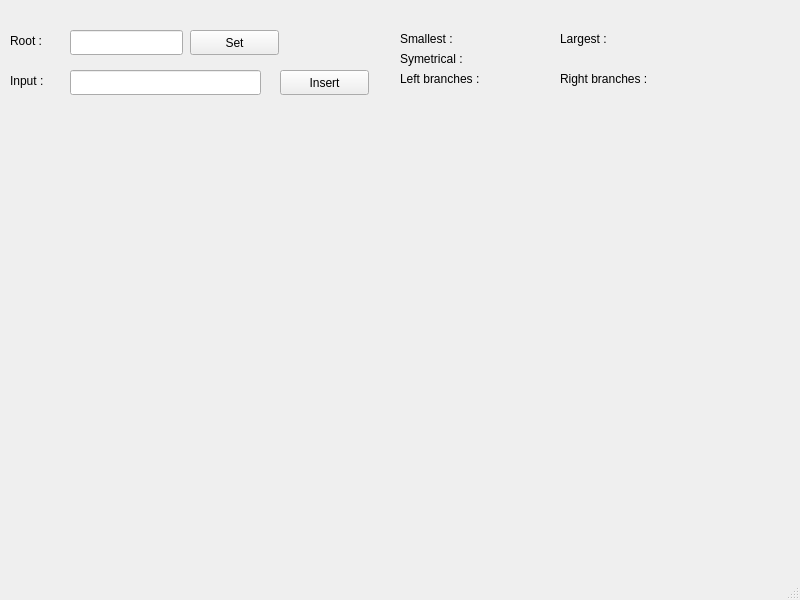
<?xml version="1.0" encoding="UTF-8"?>
<ui version="4.0">
 <class>visualtree</class>
 <widget class="QMainWindow" name="visualtree">
  <property name="geometry">
   <rect>
    <x>0</x>
    <y>0</y>
    <width>800</width>
    <height>600</height>
   </rect>
  </property>
  <property name="windowTitle">
   <string>visualtree</string>
  </property>
  <widget class="QWidget" name="centralwidget">
   <widget class="QPushButton" name="insert_button">
    <property name="geometry">
     <rect>
      <x>280</x>
      <y>70</y>
      <width>89</width>
      <height>25</height>
     </rect>
    </property>
    <property name="text">
     <string>Insert</string>
    </property>
   </widget>
   <widget class="QLabel" name="largest_num">
    <property name="geometry">
     <rect>
      <x>620</x>
      <y>30</y>
      <width>121</width>
      <height>17</height>
     </rect>
    </property>
    <property name="text">
     <string/>
    </property>
   </widget>
   <widget class="QLabel" name="label_3">
    <property name="geometry">
     <rect>
      <x>400</x>
      <y>30</y>
      <width>67</width>
      <height>17</height>
     </rect>
    </property>
    <property name="text">
     <string>Smallest :</string>
    </property>
   </widget>
   <widget class="QLabel" name="label_6">
    <property name="geometry">
     <rect>
      <x>400</x>
      <y>70</y>
      <width>101</width>
      <height>17</height>
     </rect>
    </property>
    <property name="text">
     <string>Left branches :</string>
    </property>
   </widget>
   <widget class="QLabel" name="label_2">
    <property name="geometry">
     <rect>
      <x>10</x>
      <y>30</y>
      <width>81</width>
      <height>21</height>
     </rect>
    </property>
    <property name="text">
     <string>Root :</string>
    </property>
   </widget>
   <widget class="QLineEdit" name="Root_inp">
    <property name="geometry">
     <rect>
      <x>70</x>
      <y>30</y>
      <width>113</width>
      <height>25</height>
     </rect>
    </property>
   </widget>
   <widget class="QLabel" name="label_4">
    <property name="geometry">
     <rect>
      <x>400</x>
      <y>50</y>
      <width>91</width>
      <height>17</height>
     </rect>
    </property>
    <property name="text">
     <string>Symetrical :</string>
    </property>
   </widget>
   <widget class="QLabel" name="label">
    <property name="geometry">
     <rect>
      <x>10</x>
      <y>60</y>
      <width>81</width>
      <height>41</height>
     </rect>
    </property>
    <property name="text">
     <string>Input :</string>
    </property>
   </widget>
   <widget class="QLineEdit" name="Input_text">
    <property name="geometry">
     <rect>
      <x>70</x>
      <y>70</y>
      <width>191</width>
      <height>25</height>
     </rect>
    </property>
   </widget>
   <widget class="QLabel" name="smllest_num">
    <property name="geometry">
     <rect>
      <x>470</x>
      <y>30</y>
      <width>67</width>
      <height>17</height>
     </rect>
    </property>
    <property name="text">
     <string/>
    </property>
   </widget>
   <widget class="QLabel" name="symetrcal_lab">
    <property name="geometry">
     <rect>
      <x>490</x>
      <y>50</y>
      <width>67</width>
      <height>17</height>
     </rect>
    </property>
    <property name="text">
     <string/>
    </property>
   </widget>
   <widget class="QLabel" name="label_8">
    <property name="geometry">
     <rect>
      <x>560</x>
      <y>70</y>
      <width>111</width>
      <height>17</height>
     </rect>
    </property>
    <property name="text">
     <string>Right branches :</string>
    </property>
   </widget>
   <widget class="QPushButton" name="Root_set">
    <property name="geometry">
     <rect>
      <x>190</x>
      <y>30</y>
      <width>89</width>
      <height>25</height>
     </rect>
    </property>
    <property name="text">
     <string>Set</string>
    </property>
   </widget>
   <widget class="QLabel" name="label_5">
    <property name="geometry">
     <rect>
      <x>560</x>
      <y>30</y>
      <width>67</width>
      <height>17</height>
     </rect>
    </property>
    <property name="text">
     <string>Largest :</string>
    </property>
   </widget>
   <widget class="QLabel" name="left_branch">
    <property name="geometry">
     <rect>
      <x>500</x>
      <y>70</y>
      <width>67</width>
      <height>17</height>
     </rect>
    </property>
    <property name="text">
     <string/>
    </property>
   </widget>
  </widget>
  <widget class="QMenuBar" name="menubar">
   <property name="geometry">
    <rect>
     <x>0</x>
     <y>0</y>
     <width>800</width>
     <height>26</height>
    </rect>
   </property>
  </widget>
  <widget class="QStatusBar" name="statusbar"/>
 </widget>
 <resources/>
 <connections/>
</ui>
